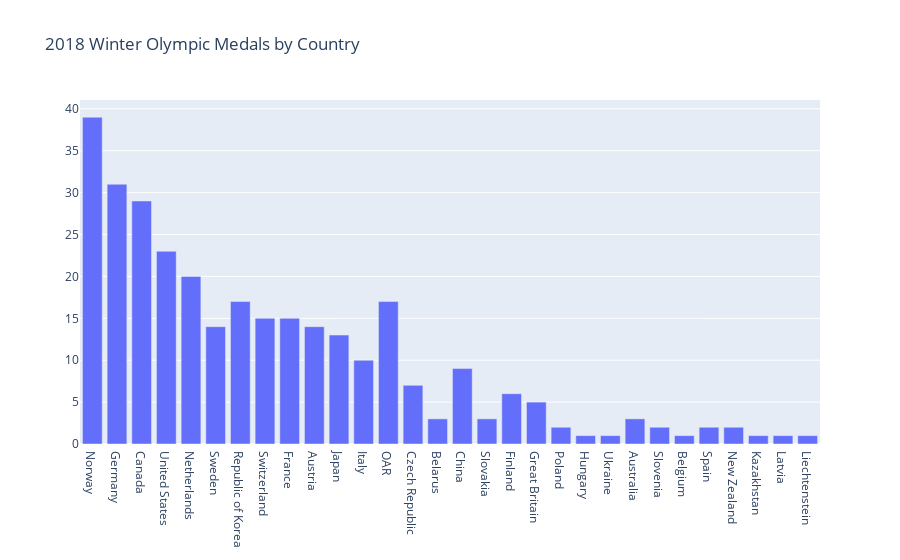

The notebook cell this image was saved under:
### Code cell
# create the figure
fig = go.Figure(data=data, layout=layout)
fig.show()

### Figure 1 — Plotly figure (JSON) as saved in the notebook; plotly's stock layout.template omitted (floating-point values rounded to 4 significant figures)
{"data": [{"type": "bar", "x": ["Norway", "Germany", "Canada", "United States", "Netherlands", "Sweden", "Republic of Korea", "Switzerland", "France", "Austria", "Japan", "Italy", "OAR", "Czech Republic", "Belarus", "China", "Slovakia", "Finland", "Great Britain", "Poland", "Hungary", "Ukraine", "Australia", "Slovenia", "Belgium", "Spain", "New Zealand", "Kazakhstan", "Latvia", "Liechtenstein"], "y": [39, 31, 29, 23, 20, 14, 17, 15, 15, 14, 13, 10, 17, 7, 3, 9, 3, 6, 5, 2, 1, 1, 3, 2, 1, 2, 2, 1, 1, 1]}], "layout": {"autosize": true, "title": {"text": "2018 Winter Olympic Medals by Country"}, "xaxis": {"autorange": true, "range": [-0.5, 29.5], "type": "category"}, "yaxis": {"autorange": true, "range": [0, 41.05], "type": "linear"}}}
